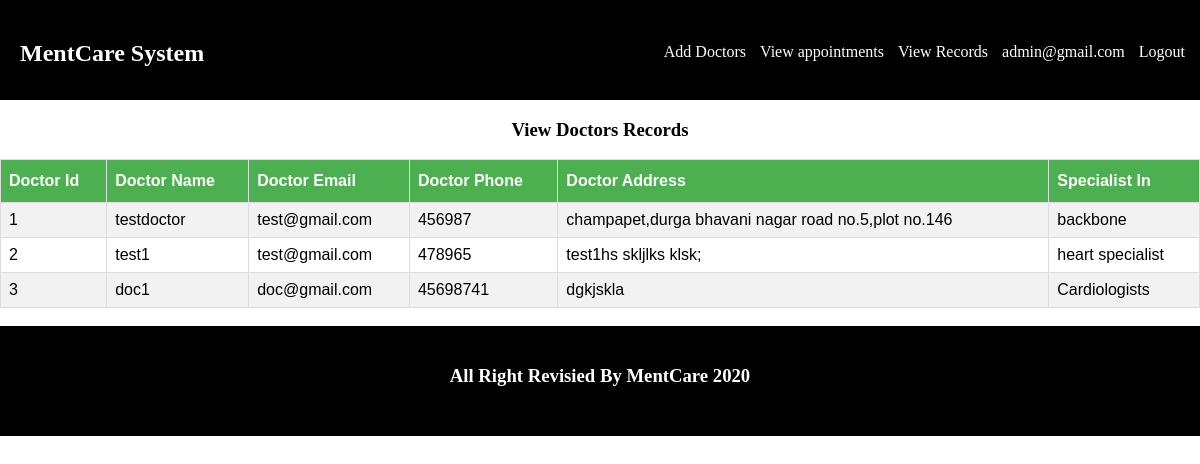
Screenshot of /services/view_rocords.php (signed in) with the database file from the repository.
### tables this page shows
CREATE TABLE `doctor` (
  `d_id` int(11) NOT NULL,
  `d_name` varchar(225) NOT NULL,
  `d_email` varchar(225) NOT NULL,
  `d-phno` int(11) NOT NULL,
  `d_address` text NOT NULL,
  `specialist` varchar(225) NOT NULL
);

### services/view_rocords.php (the view, shortened to what this page needs)
<?php include('../db/db.php');
 if(!isset($_COOKIE["user"]))
	{
	 	header("location:index.php");
	 	exit;
	}
	else
	{
?>
<!DOCTYPE html>
<html>
	<head>
		<link href="css/style.css" rel="stylesheet">
	</head>
	<body>
		<nav>
			<div class="nav-logo">
				<h2>MentCare System</h2>
			</div>
			<div class="menu">
				<ul>
				    <li><a href="reg-doctor.php">Add Doctors</a></li>
					<li><a href="view_appointments.php">View appointments</a></li>
					<li><a href="view_rocords.php">View Records</a></li>
					<li><?= $_COOKIE['user']?></li>
					<li><a href="logout.php">Logout</a></li>
				</ul>
			</div>
		</nav>
		<center> <h3>View Doctors Records</h3></center>
		<table id="patient">
		  <tr>
			<th>Doctor Id</th>
			<th>Doctor Name</th>
			<th>Doctor Email</th>
			<th>Doctor Phone</th>
			<th>Doctor Address</th>
			<th>Specialist In</th>
		  </tr>
		  	<?php
				$sql=$conn->query("select * from doctor");
				while($sql_rows=$sql->fetch())
				{
			?>
		  <tr>
			<td><?=$sql_rows['d_id']?></td>
			<td><?=$sql_rows['d_name']?></td>
			<td><?=$sql_rows['d_email']?></td>
			<td><?=$sql_rows['d-phno']?></td>
			<td><?=$sql_rows['d_address']?></td>
			<td><?=$sql_rows['specialist']?></td>
		  </tr>
		  <?php
				}
			?>
		</table>
		<br>
		<div class="footer-log">
			<h3>All Right Revisied By MentCare 2020</h3>
		</div>
	</body>
</html>
<?php
}
?>

### services/css/style.css (style rules this page uses)
body { padding: 0px; margin: 0px; }
ul li { list-style: none; }
a { text-decoration: none; }
nav { padding: 10px; background-color: #000000; color: #ffffff; height: 80px; overflow: hidden; }
nav .nav-logo { float: left; padding: 10px; }
nav .nav-logo h2 { font-weight: bold; }
nav .menu { padding-top: 17px; }
nav .menu ul { float: right; }
nav .menu ul li { padding: 5px; display :inline; }
nav .menu ul li a { color: #ffffff; }
.footer-log { position: relative; padding:20px; text-align: center; background-color: #000000; color: #ffffff; height: 70px; }
#patient { font-family: "Trebuchet MS", Arial, Helvetica, sans-serif; border-collapse: collapse; width: 100%; }
#patient td, #patient th { border: 1px solid #ddd; padding: 8px; }
#patient tr:nth-child(even) { background-color: #f2f2f2; }
#patient th { padding-top: 12px; padding-bottom: 12px; text-align: left; background-color: #4CAF50; color: white; }

### rows the page displays
doctor: d_id "1", d_name "testdoctor", d_email "test@gmail.com", value "456987", d_address "champapet,durga bhavani nagar road no.5,plot no.146", specialist "backbone"
doctor: d_id "2", d_name "test1", d_email "test@gmail.com", value "478965", d_address "test1hs skljlks klsk;", specialist "heart specialist"
doctor: d_id "3", d_name "doc1", d_email "doc@gmail.com", value "45698741", d_address "dgkjskla", specialist "Cardiologists"

### other values shown
$_COOKIE['user'] "admin@gmail.com"
